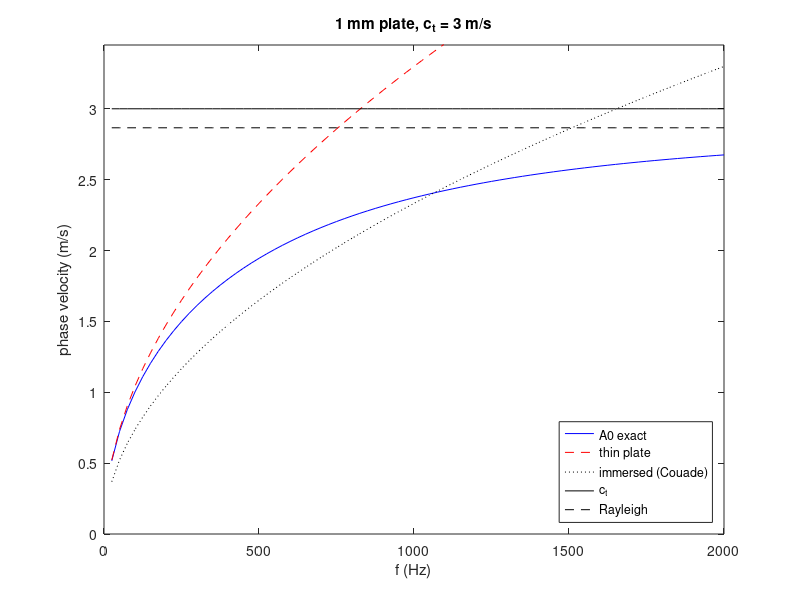

The MATLAB script that drew this image:
%% m30_lamb_a0.m
% Purpose : A0 (flexural) Lamb mode of an incompressible elastic plate in
%           vacuum, from the Rayleigh-Lamb antisymmetric equation with
%           c_L -> infinity:
%             (k^2 + q'^2)^2 tanh(k h/2) - 4 k^3 q' tanh(q' h/2) = 0,
%             k = w/c, q' = w sqrt(1/c^2 - 1/c_t^2), c < c_t.
%           Compared with the thin-plate limit sqrt(w h c_t / sqrt(3)), the
%           immersed-plate empirical fit sqrt(w h c_t / (2 sqrt(3))) of
%           Couade et al. 2010, and the incompressible Rayleigh speed.
% Change  : h (thickness), ct (bulk shear speed), frequency list.
% Expect  : Rayleigh speed 0.9553 c_t. h = 1 mm, c_t = 3 m/s: A0 = 1.365 m/s
%           at 200 Hz (apparent E 21 % of true), 2.675 m/s at 2 kHz.
rng(1);
Fn = @(c, f, h, ct) ((2*pi*f./c).^2 + (2*pi*f).^2.*max(1./c.^2 - 1/ct^2, 0)).^2.*tanh(pi*f*h./c) ...
     - 4*(2*pi*f./c).^3.*(2*pi*f.*sqrt(max(1./c.^2 - 1/ct^2, 0))).*tanh(pi*f*h*sqrt(max(1./c.^2 - 1/ct^2, 0)));
r = roots([1 -8 24 -16]); r = r(abs(imag(r)) < 1e-9); fprintf('Incompressible Rayleigh speed: %.4f c_t\n', sqrt(r));
cases = [1e-3 3; 1e-3 5; 0.55e-3 2]; flist = [50 100 200 500 1000 2000];
for ic = 1:size(cases,1)
  h = cases(ic,1); ct = cases(ic,2); fprintf('h = %.2f mm, c_t = %.1f m/s\n', h*1e3, ct);
  for f = flist
    cg = ct*linspace(1e-3, 0.999999, 600); v = Fn(cg, f, h, ct)./(2*pi*f./cg).^4;
    s = find(sign(v(1:end-1)) ~= sign(v(2:end)), 1, 'last'); a = cg(s); b = cg(s+1);
    g = @(c) Fn(c, f, h, ct)./(2*pi*f/c)^4; fa = g(a);
    for it = 1:60, mm = (a + b)/2; fm = g(mm); if sign(fm) == sign(fa), a = mm; fa = fm; else, b = mm; end, end
    cA = (a + b)/2; cK = sqrt(2*pi*f*h*ct/sqrt(3)); cF = sqrt(2*pi*f*h*ct/(2*sqrt(3)));
    fprintf('  %5d Hz: A0 = %.3f m/s, thin plate = %.3f, immersed fit = %.3f, (c/c_t)^2 = %.3f\n', f, cA, cK, cF, (cA/ct)^2);
  end
end
h = 1e-3; ct = 3; ff = 25:25:2000; cA = zeros(size(ff));
for i = 1:numel(ff)
  f = ff(i); cg = ct*linspace(1e-3, 0.999999, 600); v = Fn(cg, f, h, ct)./(2*pi*f./cg).^4; s = find(sign(v(1:end-1)) ~= sign(v(2:end)), 1, 'last');
  a = cg(s); b = cg(s+1); g = @(c) Fn(c, f, h, ct)./(2*pi*f/c)^4; fa = g(a);
  for it = 1:60, mm = (a + b)/2; fm = g(mm); if sign(fm) == sign(fa), a = mm; fa = fm; else, b = mm; end, end; cA(i) = (a + b)/2;
end
figure(1); plot(ff, cA, 'b', ff, sqrt(2*pi*ff*h*ct/sqrt(3)), 'r--', ff, sqrt(2*pi*ff*h*ct/(2*sqrt(3))), 'k:', ff, 0*ff + ct, 'k-', ff, 0*ff + 0.9553*ct, 'k--');
ylim([0 1.15*ct]); xlabel('f (Hz)'); ylabel('phase velocity (m/s)'); legend('A0 exact', 'thin plate', 'immersed (Couade)', 'c_t', 'Rayleigh', 'location', 'southeast'); title('1 mm plate, c_t = 3 m/s');
